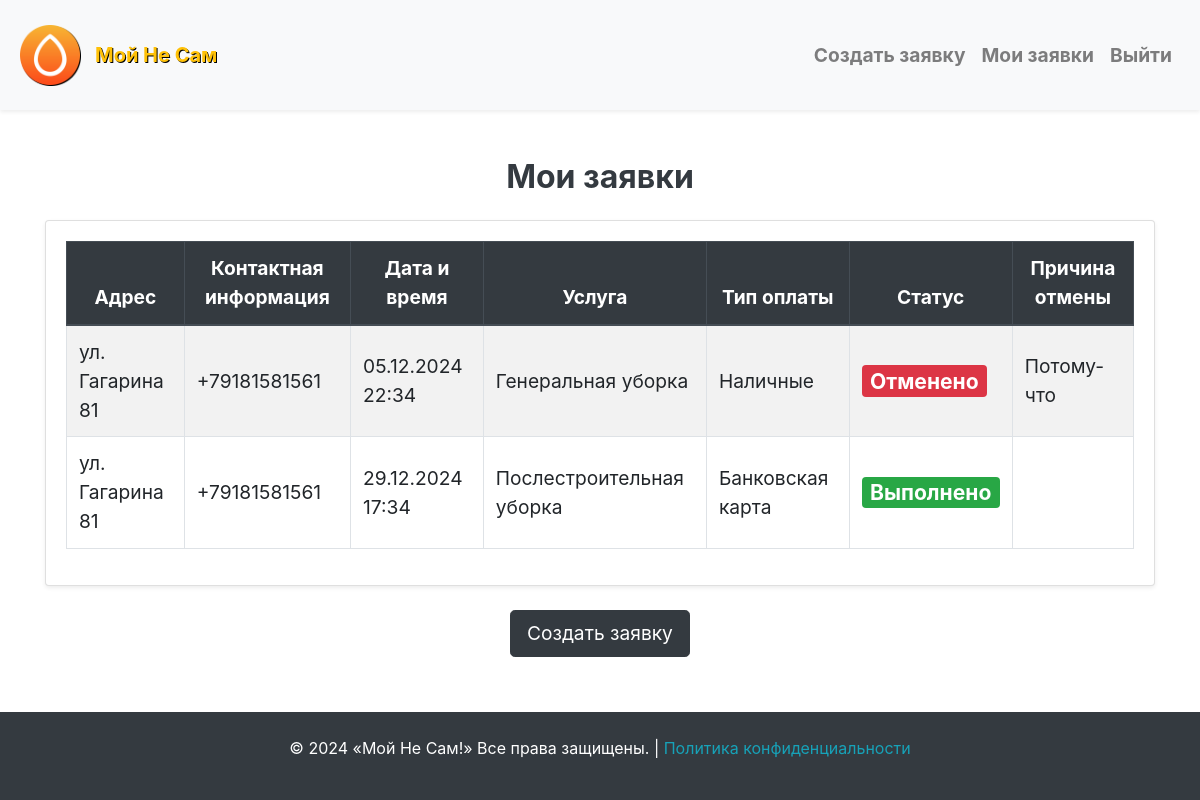
Page /request_list/ (signed in) on the committed database.
### cleaning/models.py (models this page shows, shortened)
class Request(models.Model):
    STATUS_CHOICES = [
        ('new', 'Новая заявка'),
        ('in_progress', 'В работе'),
        ('completed', 'Выполнено'),
        ('canceled', 'Отменено'),
    ]
    PAYMENT_CHOICES = [
        ('cash', 'Наличные'),
        ('card', 'Банковская карта'),
    ]
    user = models.ForeignKey(User, on_delete=models.CASCADE, verbose_name='Пользователь')
    address = models.CharField(max_length=255, verbose_name='Адрес')
    contact_info = models.CharField(max_length=255, verbose_name='Контактная информация')
    service = models.ForeignKey(Service, on_delete=models.CASCADE, verbose_name='Услуга')
    preferred_date_time = models.DateTimeField(verbose_name='Дата и время')
    payment_type = models.CharField(max_length=10, choices=PAYMENT_CHOICES, verbose_name='Тип оплаты')
    status = models.CharField(max_length=20, choices=STATUS_CHOICES, default='new', verbose_name='Статус')
    cancellation_reason = models.TextField(blank=True, null=True, verbose_name='Причина отмены')
    class Meta:
        verbose_name = 'Заявка'
        verbose_name_plural = 'Заявки'

class Service(models.Model):
    SERVICE_CHOICES = [
        ('general_cleaning', 'Общий клининг'),
        ('deep_cleaning', 'Генеральная уборка'),
        ('post_construction_cleaning', 'Послестроительная уборка'),
        ('dry_cleaning', 'Химчистка'),
    ]
    name = models.CharField(max_length=50, choices=SERVICE_CHOICES, unique=True, verbose_name='Название услуги')
    class Meta:
        verbose_name = 'Услуга'
        verbose_name_plural = 'Услуги'

### cleaning/views.py (the view)
# urls.py: path('request_list/', views.request_list, name='request_list'),
@login_required
def request_list(request):
    requests = Request.objects.filter(user=request.user)  # Filter requests for the logged-in user
    return render(request, 'cleaning/request_list.html', {'requests': requests})

### cleaning/templates/cleaning/request_list.html (shortened to what this page needs)
{% extends "cleaning/base_generic.html" %}
{% block content %}
<div class="container mt-5">
    <h2 class="text-center text-dark font-weight-bold mb-4" style="font-size: 2em;">Мои заявки</h2>
    <div class="card shadow-sm">
        <div class="card-body">
            <div class="table-responsive">
                <table class="table table-striped table-hover table-bordered" style="font-size: 1.2em;">
                    <thead class="thead-dark">
                        <tr>
                            <th scope="col" class="text-center">Адрес</th>
                            <th scope="col" class="text-center">Контактная информация</th>
                            <th scope="col" class="text-center">Дата и время</th>
                            <th scope="col" class="text-center">Услуга</th>
                            <th scope="col" class="text-center">Тип оплаты</th>
                            <th scope="col" class="text-center">Статус</th>
                            <th scope="col" class="text-center">Причина отмены</th>
                        </tr>
                    </thead>
                    <tbody>
                        {% for request in requests %}
                        <tr>
                            <td class="align-middle">{{ request.address }}</td>
                            <td class="align-middle">{{ request.contact_info }}</td>
                            <td class="align-middle">{{ request.preferred_date_time|date:"d.m.Y H:i" }}</td>
                            <td class="align-middle">{{ request.service.get_name_display }}</td>
                            <td class="align-middle">{{ request.get_payment_type_display }}</td>
                            <td class="align-middle">
                                <span class="badge
                                    {% if request.status == 'new' %}badge-primary
                                    {% elif request.status == 'in_progress' %}badge-warning
                                    {% elif request.status == 'completed' %}badge-success
                                    {% elif request.status == 'canceled' %}badge-danger{% endif %}" style="font-size: 1.1em;">
                                    {{ request.get_status_display }}
                                </span>
                            </td>
                            <td class="align-middle">
                                {% if request.status == 'canceled' %}
                                    {{ request.cancellation_reason }}
                                {% elif request.status == 'new' %}
                                    <span class="text-muted">Ожидайте ответа от администратора</span>
                                {% endif %}
                            </td>
                        </tr>
                        {% empty %}
                        <tr>
                            <td colspan="7" class="text-center text-muted">Нет доступных заявок</td>
                        </tr>
                        {% endfor %}
                    </tbody>
                </table>
            </div>
        </div>
    </div>
    <div class="text-center mt-4">
        <a href="{% url 'create_request' %}" class="btn btn-dark btn-lg" style="font-size: 1.2em;">Создать заявку</a>
    </div>
</div>
{% endblock %}

### cleaning/templates/cleaning/base_generic.html (shortened to what this page needs)
<!DOCTYPE html>
<html lang="ru">
<head>
    <link href="https://stackpath.bootstrapcdn.com/bootstrap/4.5.2/css/bootstrap.min.css" rel="stylesheet">
</head>
<body>
    <nav class="navbar navbar-expand-lg navbar-light bg-light shadow-sm">
        <a class="navbar-brand text-warning font-weight-bold" href="{% url 'home' %}" style="
        color: white; /* Цвет текста */
        filter: drop-shadow(1px 1px 0 black)">
        {% load static %}
            <img src="{% static 'img/logo1.png' %}" alt="Логотип">
            Мой Не Сам
        </a>
        <div class="collapse navbar-collapse" id="navbarNav">
            <ul class="navbar-nav ml-auto">
                {% if user.is_authenticated %}
                    {% if not user.is_superuser %}
                        <li class="nav-item">
                            <a class="nav-link text-black" href="{% url 'create_request' %}">Создать заявку</a>
                        </li>
                        <li class="nav-item">
                            <a class="nav-link text-black" href="{% url 'request_list' %}">Мои заявки</a>
                        </li>
                    {% endif %}
                    <li class="nav-item">
                        <a class="nav-link text-black" href="{% url 'logout' %}">Выйти</a>
                    </li>
                {% endif %}
            </ul>
        </div>
    </nav>
    {% block content %}{% endblock %}
    <footer class="bg-dark text-white py-4">
        <div class="container text-center">
            <p>© 2024 «Мой Не Сам!» Все права защищены. | <a href="#" class="text-info">Политика конфиденциальности</a></p>
        </div>
    </footer>
</body>
</html>

### cleaning/templates/cleaning/base_generic.html (style rules this page uses)
html, body { height: 100%; margin: 0; }
body { display: flex; flex-direction: column; justify-content: space-between; }
.container { flex: 1; }
footer { margin-top: auto; }
.navbar { padding: 20px 0; }
.navbar-brand { display: flex; align-items: center; padding-left: 20px; }
.navbar-brand img { height: 60px; margin-right: 15px; }
.navbar-nav { margin-right: 20px; }
.navbar-nav .nav-link { font-size: 1.2rem; font-weight: bold; color: #ff944b; }

### rows in the picture
Request: address "ул. Гагарина 81", contact_info "+79181581561", preferred_date_time "05.12.2024 22:34", service.name "Генеральная уборка", payment_type "Наличные", status "Отменено", cancellation_reason "Потому-что"
Request: address "ул. Гагарина 81", contact_info "+79181581561", preferred_date_time "29.12.2024 17:34", service.name "Послестроительная уборка", payment_type "Банковская карта", status "Выполнено"
